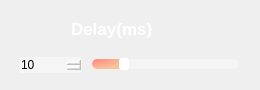
                 <widget class="QFrame" name="Delay_QF">
                  <property name="minimumSize">
                   <size>
                    <width>260</width>
                    <height>90</height>
                   </size>
                  </property>
                  <property name="maximumSize">
                   <size>
                    <width>260</width>
                    <height>90</height>
                   </size>
                  </property>
                  <property name="styleSheet">
                   <string notr="true">QFrame#Delay_QF{
border:2px solid rgba(255, 255, 255, 70);
border-radius:15px;
}</string>
                  </property>
                  <layout class="QVBoxLayout" name="verticalLayout_19">
                   <item>
                    <widget class="QPushButton" name="ToggleBotton_4">
                     <property name="sizePolicy">
                      <sizepolicy hsizetype="Expanding" vsizetype="Fixed">
                       <horstretch>0</horstretch>
                       <verstretch>0</verstretch>
                      </sizepolicy>
                     </property>
                     <property name="minimumSize">
                      <size>
                       <width>0</width>
                       <height>30</height>
                      </size>
                     </property>
                     <property name="maximumSize">
                      <size>
                       <width>16777215</width>
                       <height>30</height>
                      </size>
                     </property>
                     <property name="font">
                      <font>
                       <family>Nirmala UI</family>
                       <pointsize>13</pointsize>
                       <italic>false</italic>
                       <bold>true</bold>
                      </font>
                     </property>
                     <property name="cursor">
                      <cursorShape>ArrowCursor</cursorShape>
                     </property>
                     <property name="mouseTracking">
                      <bool>true</bool>
                     </property>
                     <property name="focusPolicy">
                      <enum>Qt::StrongFocus</enum>
                     </property>
                     <property name="contextMenuPolicy">
                      <enum>Qt::DefaultContextMenu</enum>
                     </property>
                     <property name="layoutDirection">
                      <enum>Qt::LeftToRight</enum>
                     </property>
                     <property name="autoFillBackground">
                      <bool>false</bool>
                     </property>
                     <property name="styleSheet">
                      <string notr="true">QPushButton{
background-image:url(:/setting /images/newsize/delay.png);
background-repeat: no-repeat;
background-position: left center;
border: none;
border-left: 20px solid transparent;

text-align: left;
padding-left: 40px;
padding-bottom: 2px;
color: white;
font: 700 13pt &quot;Nirmala UI&quot;;
}</string>
                     </property>
                     <property name="text">
                      <string>Delay(ms)</string>
                     </property>
                     <property name="autoDefault">
                      <bool>false</bool>
                     </property>
                     <property name="default">
                      <bool>false</bool>
                     </property>
                     <property name="flat">
                      <bool>false</bool>
                     </property>
                    </widget>
                   </item>
                   <item>
                    <widget class="QFrame" name="frame_2">
                     <property name="sizePolicy">
                      <sizepolicy hsizetype="Preferred" vsizetype="Preferred">
                       <horstretch>0</horstretch>
                       <verstretch>0</verstretch>
                      </sizepolicy>
                     </property>
                     <property name="minimumSize">
                      <size>
                       <width>0</width>
                       <height>20</height>
                      </size>
                     </property>
                     <property name="maximumSize">
                      <size>
                       <width>16777215</width>
                       <height>20</height>
                      </size>
                     </property>
                     <layout class="QHBoxLayout" name="horizontalLayout_18" stretch="3,7">
                      <property name="spacing">
                       <number>10</number>
                      </property>
                      <property name="leftMargin">
                       <number>8</number>
                      </property>
                      <property name="topMargin">
                       <number>0</number>
                      </property>
                      <property name="rightMargin">
                       <number>10</number>
                      </property>
                      <property name="bottomMargin">
                       <number>0</number>
                      </property>
                      <item>
                       <widget class="QSpinBox" name="speed_spinbox">
                        <property name="styleSheet">
                         <string notr="true">QSpinBox {
border: 0px solid lightgray;
border-radius: 2px;
background-color: rgba(255,255,255,90);
font: 600 9pt &quot;Segoe UI&quot;;
}
        
QSpinBox::up-button {
width: 10px;
height: 9px;
margin: 0px 3px 0px 0px;
border-image: url(:/setting /images/newsize/box_up.png);
}
QSpinBox::up-button:pressed {
margin-top: 1px;
}
            
QSpinBox::down-button {
width: 10px;
height: 9px;
margin: 0px 3px 0px 0px;
border-image:url(:/setting /images/newsize/box_down.png);
}
QSpinBox::down-button:pressed {
margin-bottom: 1px;
}</string>
                        </property>
                        <property name="maximum">
                         <number>50</number>
                        </property>
                        <property name="value">
                         <number>10</number>
                        </property>
                       </widget>
                      </item>
                      <item>
                       <widget class="QSlider" name="speed_slider">
                        <property name="cursor">
                         <cursorShape>PointingHandCursor</cursorShape>
                        </property>
                        <property name="styleSheet">
                         <string notr="true">QSlider::groove:horizontal {
border: none;
height: 10px;
background-color: rgba(255,255,255,90);
border-radius: 5px;
}

QSlider::handle:horizontal {
width: 10px;
margin: -1px 0px -1px 0px;
border-radius: 3px;
background-color: white;
}

QSlider::sub-page:horizontal {
background-color: qradialgradient(cx:0, cy:0, radius:1, fx:0.1, fy:0.1, stop:0 rgb(253, 139, 133),  stop:1 rgb(248, 194, 152));
border-radius: 5px;
}</string>
                        </property>
                        <property name="maximum">
                         <number>50</number>
                        </property>
                        <property name="value">
                         <number>10</number>
                        </property>
                        <property name="orientation">
                         <enum>Qt::Horizontal</enum>
                        </property>
                       </widget>
                      </item>
                     </layout>
                    </widget>
                   </item>
                  </layout>
                 </widget>
